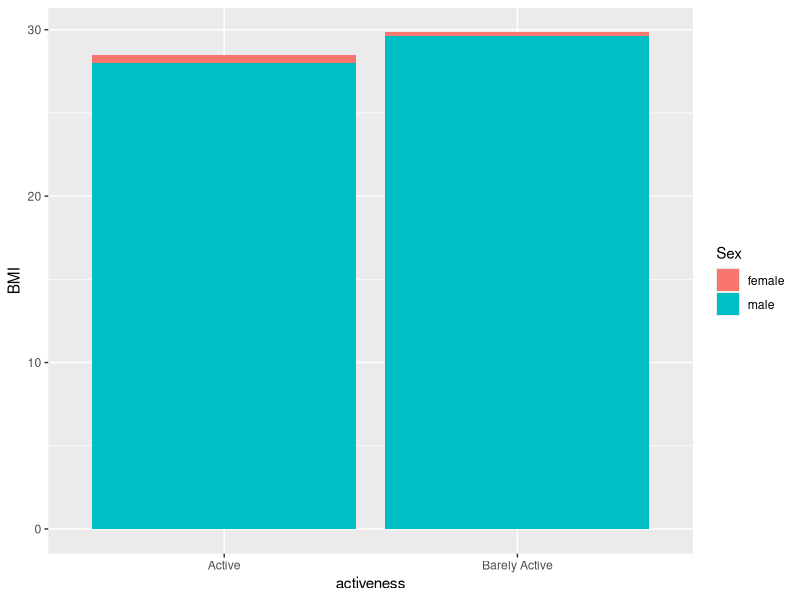
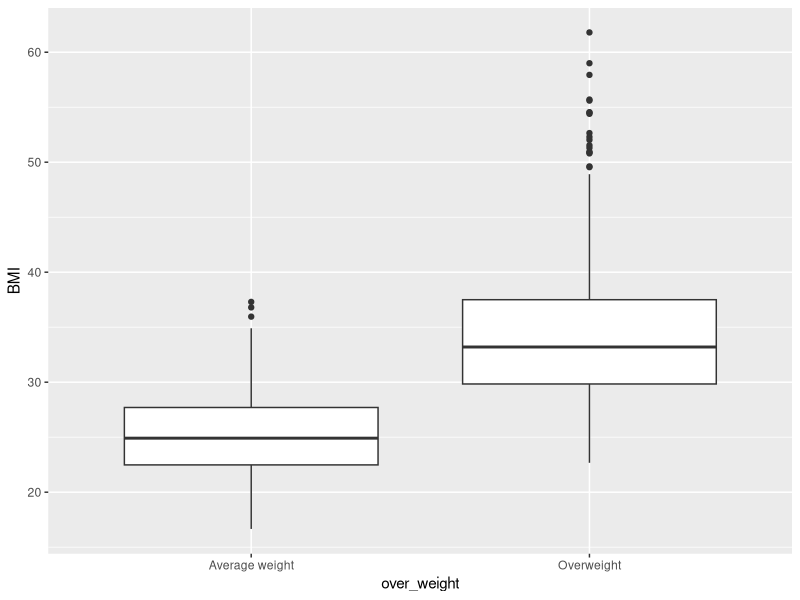
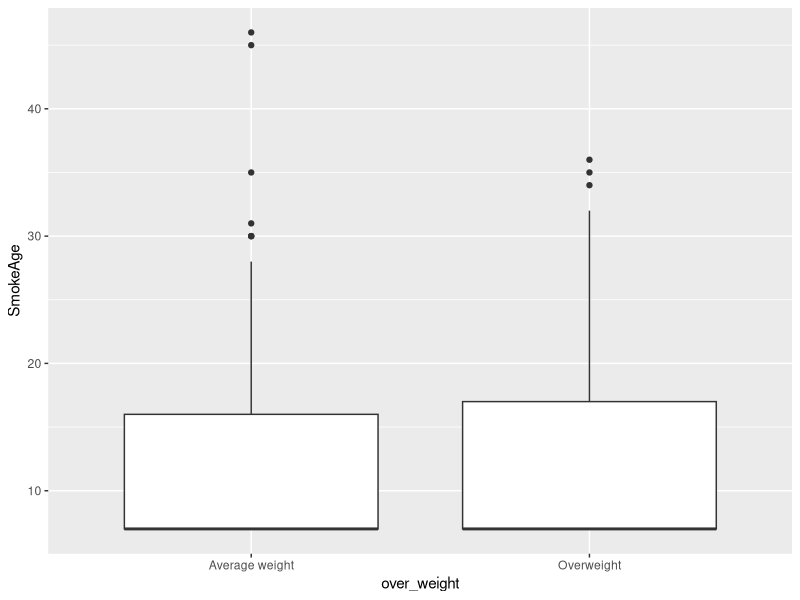
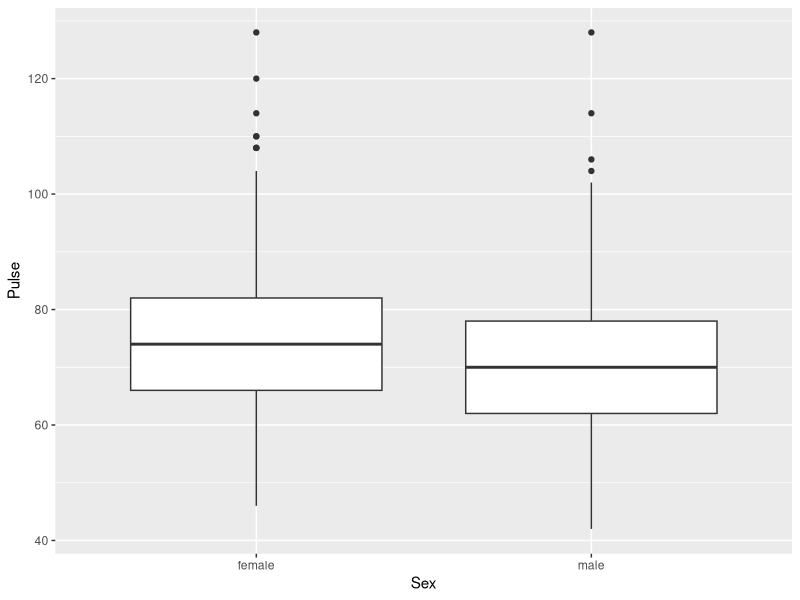
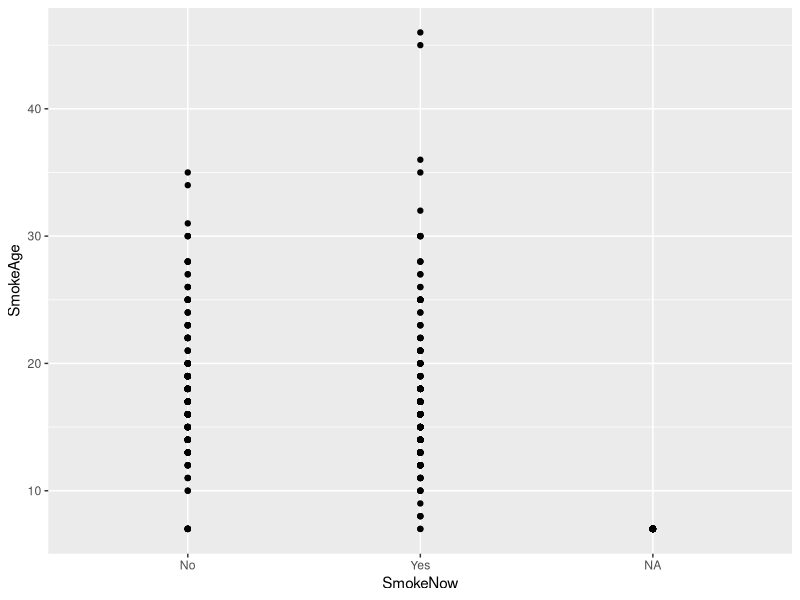
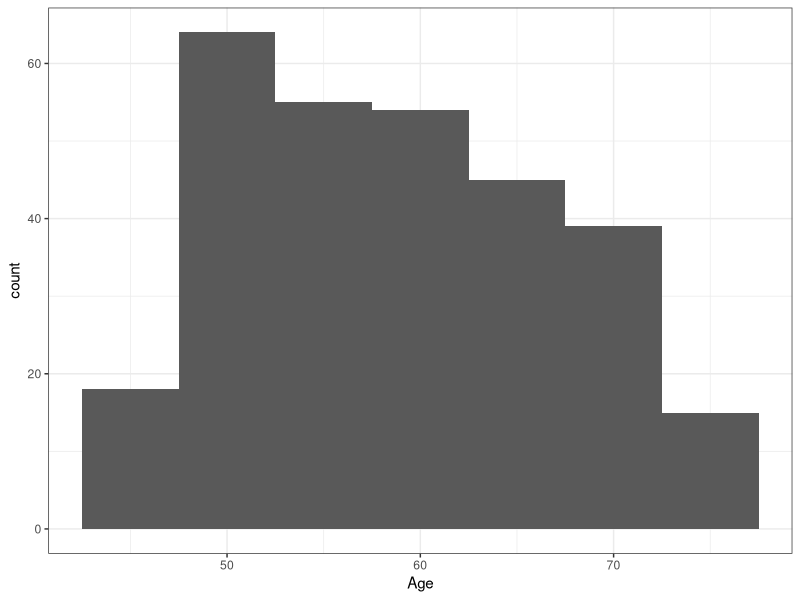

These charts were generated, in order, by the following R code:
## ---- chunk 1
knitr::opts_chunk$set(warning = FALSE, message = FALSE)
## ---- chunk 2
library(tidyverse)
## ---- chunk 3
data <- read_csv("data.raw.csv", show_col_types = FALSE)
## ---- chunk 4
data |>
  group_by(ID) |>
  count()
## ---- chunk 5
data |>
    summarise(mean = mean(Age))
## ---- chunk 6
phys_mean  <- data |>
  summarise(mean = mean(PhysActiveDays))
## ---- chunk 7
bmi_mean  <- data |>
  summarise(mean = mean(BMI))
## ---- chunk 8
data["PhysActiveDays"][is.na(data["PhysActiveDays"])] <- 2

## ---- chunk 9
data["BMI"][is.na(data["BMI"])] <- 29
## ---- chunk 10
data |>
  group_by(Sex) |>
  count()
## ---- chunk 11
data |>
  summarise(mean = mean(PhysActiveDays))
## ---- chunk 12
data$activeness <- with(data, ifelse(PhysActiveDays > 2.9, 'Active', 'Barely Active'))
## ---- chunk 13
#| fig-cap: "Physical Activeness against BMi, filtered with Gender"
ggplot(data, aes(x = activeness, y = BMI, fill=Sex)) + stat_summary(fun=mean, geom = 'bar')
## ---- chunk 14
data |>
  summarise(mean = mean(Weight))
## ---- chunk 15
data$over_weight <- with(data, ifelse(Weight > 83.4, 'Overweight', 'Average weight'))
## ---- chunk 16
#| fig-cap: "Weight against BMI"
ggplot(data, aes(x = over_weight, y = BMI)) +  geom_boxplot()
## ---- chunk 17
smokeage_mean  <- data |>
  summarise(mean = mean(SmokeAge))
## ---- chunk 18
data["SmokeAge"][is.na(data["SmokeAge"])] <- 7
## ---- chunk 19
#| fig-cap: "Weight against Age"
ggplot(data, aes(x = over_weight, y = SmokeAge)) +  geom_boxplot()
## ---- chunk 20
mod <- aov(Pulse ~ Sex, data = data)
summary(mod)
## ---- chunk 21
summary(mod)
## ---- chunk 22
ggplot(data = data) +
  aes(x = Sex, y = Pulse) +
  geom_boxplot()
## ---- chunk 23
mod2 <- chisq.test(data$SmokeNow, data$Diabetes, correct=FALSE)
## ---- chunk 24
summary(mod2)  
## ---- chunk 25
#| fig-cap: "Current Smokers Against Diabetes record"
ggplot(data) + geom_point(mapping =aes(x= SmokeNow, y=SmokeAge))
## ---- chunk 26
women <- filter(data, Sex == 'female')
## ---- chunk 27
old_women <- filter(women, Age > 45)
## ---- chunk 28
mod3 <- lm(data = old_women,
          Age ~ Weight)
## ---- chunk 29
summary(mod3)   
## ---- chunk 30
#| fig-cap: "Age of Eldery Women against Weight"
ggplot(old_women,aes(x=Age,fill=Weight))+
  geom_histogram(position="dodge",binwidth=5)+theme_bw()
## ---- chunk 31
library( broom )
write.csv( tidy( mod ) , "coefs.csv" )
write.csv( glance( mod ) , "an.csv" )

write.csv( tidy( mod2 ) , "coefs2.csv" )
write.csv( glance( mod2 ) , "an.csv" )

write.csv( tidy( mod3 ) , "coefs3.csv" )
write.csv( glance( mod3 ) , "an.csv" )
